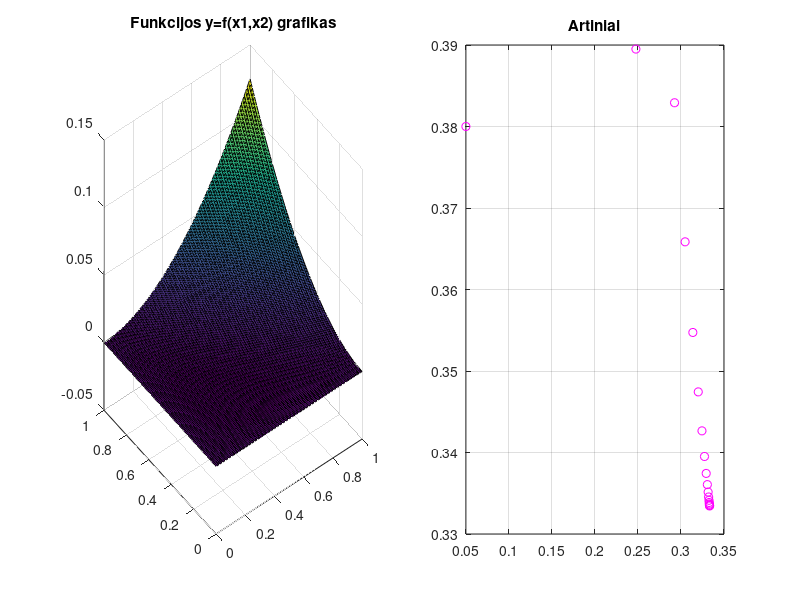

Write MATLAB code to recreate this figure.
function GradientDescent

f=@(x1, x2) (1/8)*((x1.^2).*x2 + x1.*(x2.^2) - x1.*x2);
% ieskome min(f(x1, x2))

gradf=@(X) [2*X(1)*X(2) + X(2).^2 - X(2), X(1)^2 + 2*X(1)*X(2) - X(1)];       

% pradiniai artinai
X_0 = [0,0]
X_1 = [1,1]
X_m = [4/10, 7/10]
X_n = [1/2,1/2];

% pasirenkamas pradinis artinys
X0 = X_m

%Funkcijos grafiko y=f(x1,x2) braizymas
subplot(1,2,1)
[x1,x2] = meshgrid(0:0.01:1, 0:0.01:1);
y = f(x1, x2)
surf(x1, x2, y);
title(['Funkcijos y=f(x1,x2) grafikas'])

% pasirenkamas parametras
gamma = 1;

epsilon=10^(-4); %tikslumas

k=1; %iteraciju skaitliukas
kmax=100; % maksimalus iteraciju skaitliukas

%Metodo realizavimas

disp(['x1       x2       f(x1,x2)  k (funkc. kviet. sk)']);
   
format long

norma = Inf;

while norma >= epsilon
  
      grad = gradf(X0);
      X0 = X0 - gamma.*grad; % naujas artinys 
      norma = norm(grad);
 
      fprintf('%f %f %f %d %d\n', X0, f( X0(1), X0(2) ), k, k);             
      
      subplot(1,2,2);
      title(['Artiniai'])
      %fig = gcf;
      %fig.Color = [1 0.4 0.6];
      plot(X0(1), X0(2), 'mo');
      hold on;
      
      if k==kmax
          format short
          disp(['Pasiektas maksimalus iteraciju skaicius k=', num2str(kmax)]);
          break
      end 
      k=k+1;

end
grid on;
hold off;    
end